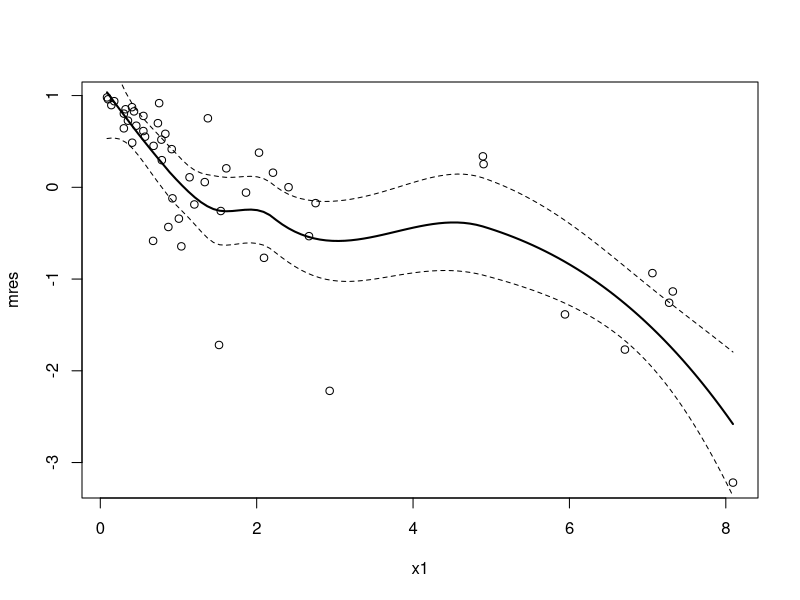
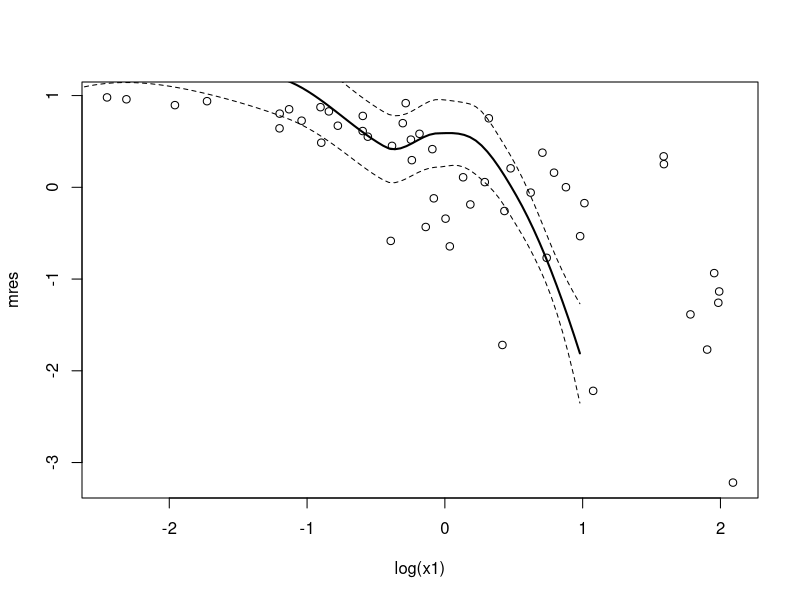
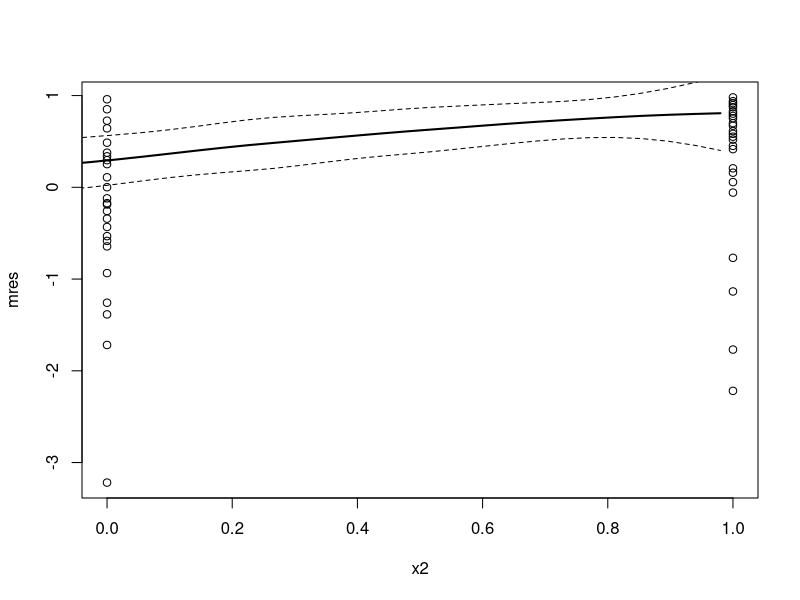

These figures' R source, in order:
## ---- preliminary
library(survival)
data <- read.table("data.dat")
attach(data)

smoothSEcurve <- function(yy, xx) {
  # use after a call to "plot"
  # fit a lowess curve and 95% confidence interval curve
  # make list of x values
  xx.list <- min(xx) + ((0:100)/100)*(max(xx) - min(xx))
  # Then fit loess function through the points (xx, yy)
  # at the listed values
  yy.xx <- predict(loess(yy ~ xx), se=T,
                   newdata=data.frame(xx=xx.list))
  lines(yy.xx$fit ~ xx.list, lwd=2)
  lines(yy.xx$fit -
          qt(0.975, yy.xx$df)*yy.xx$se.fit ~ xx.list, lty=2)
  lines(yy.xx$fit +
          qt(0.975, yy.xx$df)*yy.xx$se.fit ~ xx.list, lty=2)
}

## ---- 1
coxreg <- coxph(Surv(y, delta)~1)
mres <- residuals(coxreg, type="martingale")
plot(x1, mres)
smoothSEcurve(mres, x1)
plot(log(x1), mres)
smoothSEcurve(log(x1), mres)
plot(x2, mres)
smoothSEcurve(x2, mres)

# Rhat <- survfit(coxreg)
# Zhat <- -log(R$surv)
# M <- delta - Zhat

## ---- 2

## ---- 3

## ---- 4

## ---- 5

## ---- 6

## ---- 7

## ---- 8

## ---- 9
